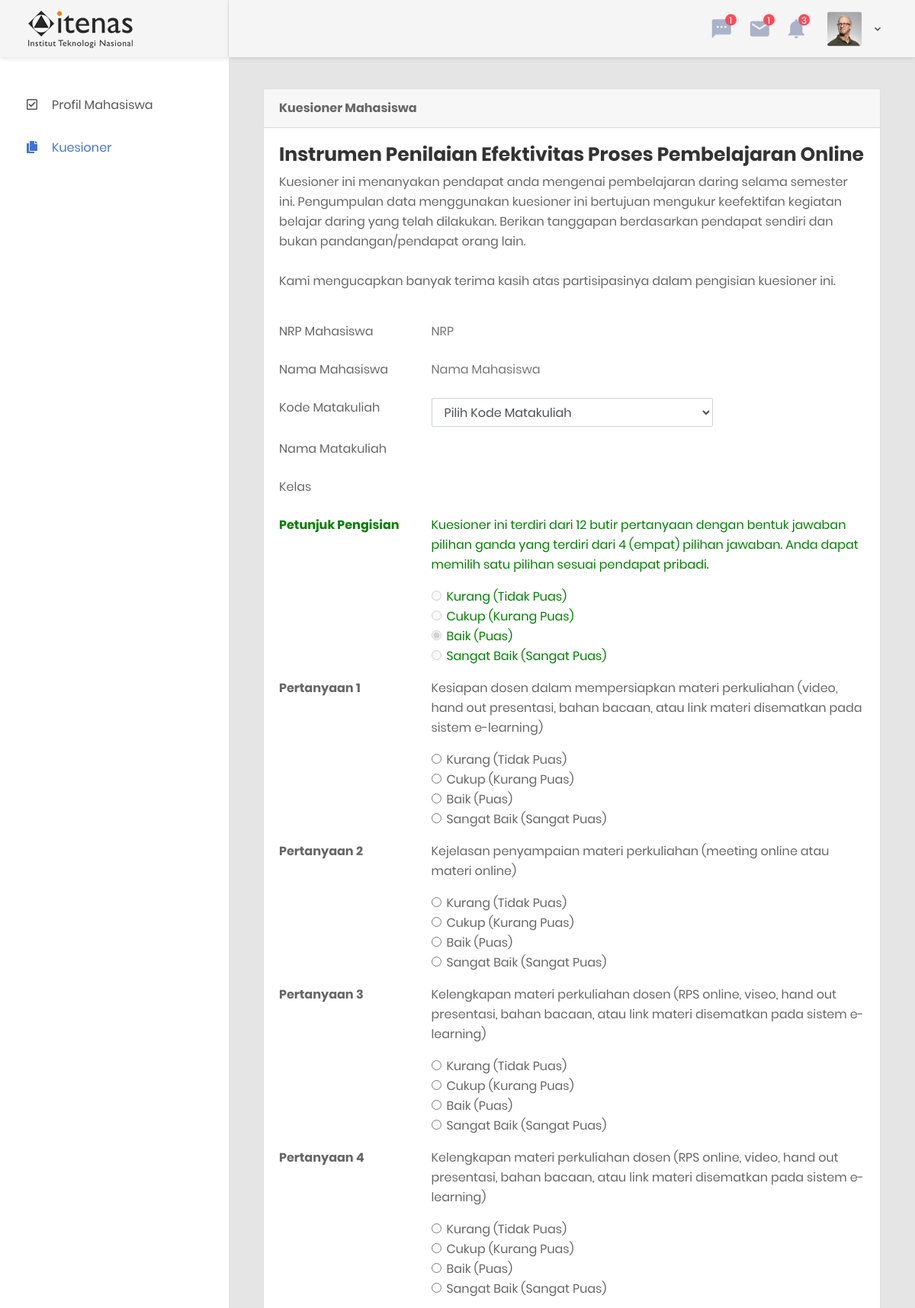
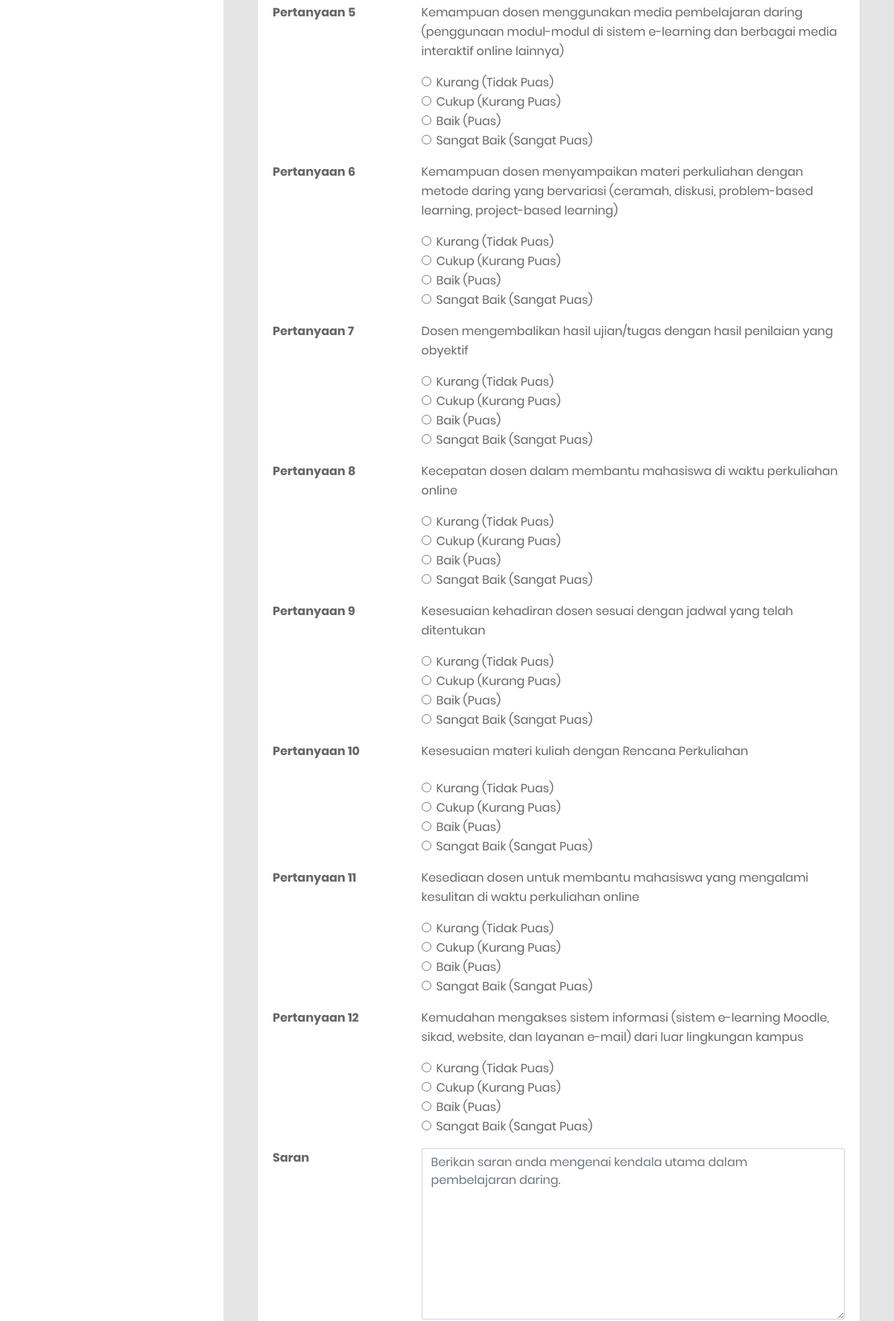
Screenshot of /index.php/user/kuesioner_mhs (upper part) with the database file from the repository (2 pictures, top to bottom).
### tables this page shows
CREATE TABLE `pertanyaan` (
  `id_pertanyaan` int(11) NOT NULL,
  `pertanyaan` varchar(250) DEFAULT NULL,
  `level` varchar(50) DEFAULT NULL
);

### application/controllers/User.php (called while the page is built, shortened)
<?php
class User extends CI_Controller
{
    public function kuesioner_mhs()
    {
        $data['title'] = 'Kuesioner Mahasiswa';
        $this->load->model('Pertanyaan_model');
        $data['user'] = $this->db->get_where('datamhs', ['nrpmhs' => $this->session->userdata('nrp')])->row_array();
        $submit = $this->db->get_where('submit_mhs', ['nrpmhs' => $this->session->userdata('nrp')])->row_array();
        if ($submit != NULL) {
            $data['matkul'] = $this->db->distinct()->select('jadwal.*, matkul.*, dosen.*')->from('datamhs')
                ->join('jadwal', 'jadwal.nrpmhs = datamhs.nrpmhs', 'inner')
                ->join('matkul', 'matkul.kode_mk = jadwal.kode_mk', 'left')
                ->join('dosen', 'dosen.id_dsn = jadwal.id_dsn', 'left')
                ->join('submit_mhs', 'submit_mhs.nrpmhs = datamhs.nrpmhs')
                ->where('datamhs.nrpmhs=' . $this->session->userdata('nrp') . '')
                ->where("dosen.nama_dsn != 'DOSEN BARU/DOSEN BELUM ADA'")
                ->where("jadwal.kode_mk NOT IN (SELECT submit_mhs.kode_mk FROM submit_mhs WHERE submit_mhs.nrpmhs = " . $this->session->userdata('nrp') . ")")
                ->get()->result();
        } else {
            $data['matkul'] = $this->db->distinct()->select('jadwal.*, matkul.*, dosen.*')->from('datamhs')
                ->join('jadwal', 'jadwal.nrpmhs = datamhs.nrpmhs', 'inner')
                ->join('matkul', 'matkul.kode_mk = jadwal.kode_mk', 'left')
                ->join('dosen', 'dosen.id_dsn = jadwal.id_dsn', 'left')
                ->join('submit_mhs', 'submit_mhs.nrpmhs = datamhs.nrpmhs', 'left')
                ->where('datamhs.nrpmhs=' . $this->session->userdata('nrp') . '')
                ->where("dosen.nama_dsn != 'DOSEN BARU/DOSEN BELUM ADA'")
                ->get()->result();
        }
        $data['pertanyaan'] = $this->db->select('*')
            ->from('pertanyaan')->where('level', 'mahasiswa')
            ->get()->result_array();
        $this->form_validation->set_rules('nrpmhs', 'NRP', 'required|trim');
        if ($this->form_validation->run() == false) {
            $this->load->view('user/kuesioner_mhs', $data);
        }
    }
}

### index.php (called while the page is built, shortened)
<?php
require_once BASEPATH.'core/CodeIgniter.php';

### application/views/user/kuesioner_mhs.php (the view, shortened to what this page needs)
<!DOCTYPE html>
<html lang="en">
<head>
  <link href="<?= base_url('assets/'); ?>vendor/theme/css/font-face.css" rel="stylesheet" media="all">
  <link href="<?= base_url('assets/'); ?>vendor/theme/vendor/font-awesome-4.7/css/font-awesome.min.css" rel="stylesheet" media="all">
  <link href="<?= base_url('assets/'); ?>vendor/theme/vendor/font-awesome-5/css/fontawesome-all.min.css" rel="stylesheet" media="all">
  <link href="<?= base_url('assets/'); ?>vendor/theme/vendor/mdi-font/css/material-design-iconic-font.min.css" rel="stylesheet" media="all">
  <link href="<?= base_url('assets/'); ?>vendor/theme/vendor/bootstrap-4.1/bootstrap.min.css" rel="stylesheet" media="all">
  <link href="<?= base_url('assets/'); ?>vendor/theme/vendor/animsition/animsition.min.css" rel="stylesheet" media="all">
  <link href="<?= base_url('assets/'); ?>vendor/theme/vendor/bootstrap-progressbar/bootstrap-progressbar-3.3.4.min.css" rel="stylesheet" media="all">
  <link href="<?= base_url('assets/'); ?>vendor/theme/vendor/wow/animate.css" rel="stylesheet" media="all">
  <link href="<?= base_url('assets/'); ?>vendor/theme/vendor/css-hamburgers/hamburgers.min.css" rel="stylesheet" media="all">
  <link href="<?= base_url('assets/'); ?>vendor/theme/vendor/slick/slick.css" rel="stylesheet" media="all">
  <link href="<?= base_url('assets/'); ?>vendor/theme/vendor/select2/select2.min.css" rel="stylesheet" media="all">
  <link href="<?= base_url('assets/'); ?>vendor/theme/vendor/perfect-scrollbar/perfect-scrollbar.css" rel="stylesheet" media="all">
  <link href="<?= base_url('assets/'); ?>vendor/theme/css/theme.css" rel="stylesheet" media="all">
</head>
<body class="animsition">
  <div class="page-wrapper">
    <aside class="menu-sidebar d-none d-lg-block">
      <div class="logo">
        <a href="#">
          <img src="<?= base_url('assets/'); ?>vendor/theme/images/icon/itenas.png" alt="Cool Admin" />
        </a>
      </div>
      <div class="menu-sidebar__content js-scrollbar1">
        <nav class="navbar-sidebar">
          <ul class="list-unstyled navbar__list">
            <li class="has-sub">
              <a href="<?= base_url('user/editprofil_mhs'); ?>">
                <i class="far fa-check-square"></i>Profil Mahasiswa</a>
            </li>
            <li class="active">
              <a class="js-arrow" href="<?= base_url('user/kuesioner_mhs'); ?>">
                <i class="fas fa-copy"></i>Kuesioner</a>
            </li>
          </ul>
        </nav>
      </div>
    </aside>
    <div class="page-container">
      <header class="header-desktop">
        <div class="section__content section__content--p30">
          <div class="container-fluid">
            <div class="header-wrap">
              <div class="header-button">
                <div class="noti-wrap">
                  <div class="noti__item js-item-menu">
                    <i class="zmdi zmdi-comment-more"></i>
                    <span class="quantity">1</span>
                  </div>
                  <div class="noti__item js-item-menu">
                    <i class="zmdi zmdi-email"></i>
                    <span class="quantity">1</span>
                  </div>
                  <div class="noti__item js-item-menu">
                    <i class="zmdi zmdi-notifications"></i>
                    <span class="quantity">3</span>
                  </div>
                </div>
                <div class="account-wrap">
                  <div class="account-item clearfix js-item-menu">
                    <div class="image">
                      <img src="<?= base_url('assets/'); ?>vendor/theme/images/icon/avatar-01.jpg" alt="John Doe" />
                    </div>
                    <div class="content">
                      <a class="js-acc-btn" href="#"><?= $this->session->userdata('nrp'); ?></a>
                    </div>
                  </div>
                </div>
              </div>
            </div>
          </div>
        </div>
      </header>
      <div class="main-content">
        <div class="section__content section__content--p30">
          <div class="container-fluid">
            <div class="row">
              <div class="col-md-12">
                <div class="card">
                  <div class="card-header">
                    <strong class="card-title">Kuesioner Mahasiswa</strong>
                  </div>
                  <div class="card-body">
                    <div class="typo-headers">
                      <h1 class="pb-2 display-5" style="font-size: 25px;">Instrumen Penilaian Efektivitas Proses Pembelajaran Online</h1>
                    </div>
                    <div class="typo-articles">
                      <p>
                        Kuesioner ini menanyakan pendapat anda mengenai pembelajaran daring selama semester ini. Pengumpulan data menggunakan kuesioner ini bertujuan mengukur keefektifan kegiatan belajar daring yang telah dilakukan. Berikan tanggapan berdasarkan pendapat sendiri dan bukan pandangan/pendapat orang lain.
                      <br>Kami mengucapkan banyak terima kasih atas partisipasinya dalam pengisian kuesioner ini.</br>
                      </p>
                    </div>
                  </div>
                  <div class="card-body card-block">
                    <?= form_open('user/kuesioner_mhs'); ?>
                    <div class="row form-group">
                      <div class="col col-md-3">
                        <label class=" form-control-label">NRP Mahasiswa</label>
                      </div>
                      <div class="col-12 col-md-9">
                        <input type="text" class="form-control-static" readonly placeholder="NRP" name="nrpmhs" value="<?= $this->session->userdata('nrp'); ?>">
                      </div>
                    </div>
                    <div class="row form-group">
                      <div class="col col-md-3">
                        <label for="text-input" class=" form-control-label">Nama Mahasiswa</label>
                      </div>
                      <div class="col-12 col-md-9">
                        <input type="text" class="form-control-static" placeholder="Nama Mahasiswa" name="namamhs" value="<?= $this->session->userdata('nama'); ?>">
                      </div>
                    </div>
                    <div class="row form-group">
                      <div class="col col-md-3">
                        <label for="select" class=" form-control-label">Kode Matakuliah</label>
                      </div>
                      <div class="col-12 col-md-6">
                        <select class="form-control" aria-label=".form-select-sm example" name="kode_mk" id="pilihmatkul">
                          <option>Pilih Kode Matakuliah</option>
                        </select>
                      </div>
                    </div>
                    <div class="row form-group">
                      <div class="col col-md-3">
                        <label for="text-input" class=" form-control-label">Nama Matakuliah</label>
                      </div>
                      <div class="col-12 col-md-9">
                        <input type="text" class="form-control-static" placeholder="" id="namamk" name="namamk" readonly>
                      </div>
                    </div>
                    <div class="row form-group">
                      <div class="col col-md-3">
                        <label for="text-input" class=" form-control-label">Kelas</label>
                      </div>
                      <div class="col-12 col-md-9">
                        <input type="text" class="form-control-static" placeholder="" id="kelas" name="kelas">
                      </div>
                    </div>
                    <div class="row form-group">
                      <div class="col col-md-3">
                        <label class=" form-control-label" style="color:green; font-weight:bold">Petunjuk Pengisian</label>
                      </div>
                      <div class="col-12 col-md-9">
                        <p class="form-control-static" style="color:green">Kuesioner ini terdiri dari 12 butir pertanyaan dengan bentuk jawaban pilihan ganda yang terdiri dari 4 (empat) pilihan jawaban. Anda dapat memilih satu pilihan sesuai pendapat pribadi.</p>
                      </div>
                    </div>
                    <div class="row form-group">
                      <div class="col col-md-3">
                      </div>
                      <div class="col-12 col-md-9">
                        <div class="form-check">
                          <div class="radio">
                            <label for="radio1" class="form-check-label " style="color:green">
                              <input type="radio" id="radio1" name="radios" value="option1" class="form-check-input" disabled>Kurang (Tidak Puas)
                            </label>
                          </div>
                          <div class="radio">
                            <label for="radio2" class="form-check-label " style="color:green">
                              <input type="radio" id="radio2" name="radios" value="option2" class="form-check-input" disabled>Cukup (Kurang Puas)
                            </label>
                          </div>
                          <div class="radio">
                            <label for="radio3" class="form-check-label " style="color:green">
                              <input type="radio" id="radio3" name="radios" value="option3" class="form-check-input" checked disabled>Baik (Puas)
                            </label>
                          </div>
                          <div class="radio">
                            <label for="radio3" class="form-check-label " style="color:green">
                              <input type="radio" id="radio4" name="radios" value="option4" class="form-check-input" disabled>Sangat Baik (Sangat Puas)
                            </label>
                          </div>
                        </div>
                      </div>
                    </div>
                    <?php
                    $no = 1;
                    $no_radio1 = 1;
                    $no_radio2 = 1;
                    $no_radio3 = 1;
                    $no_radio4 = 1;
                    $name = 'jwb';
                    foreach ($pertanyaan as $prt) : ?>
                      <div class="form-group row">
                        <div class="col col-md-3">
                          <label class="form-control-label" style="font-weight:bold">Pertanyaan <?= $no++ ?></label>
                        </div>
                        <div class="col-12 col-md-9">
                          <p class="form-control-static" aria-label="Disabled input example"><?= $prt['pertanyaan']; ?></p>
                        </div>
                      </div>
                      <div class="row form-group">
                        <div class="col col-md-3">
                        </div>
                        <div class="col-12 col-md-9">
                          <div class="form-check">
                            <input class="form-check-input" type="radio" name="<?= $name . $no_radio1++ ?>" id="flexRadioDisabled" value="1">
                            <label class="form-check-label" for="flexRadioDisabled">
                              Kurang (Tidak Puas)
                            </label>
                          </div>
                          <div class="form-check">
                            <input class="form-check-input" type="radio" name="<?= $name . $no_radio2++ ?>" id="flexRadioCheckedDisabled" value="2">
                            <label class="form-check-label" for="flexRadioCheckedDisabled">
                              Cukup (Kurang Puas)
                            </label>
                          </div>
                          <div class="form-check">
                            <input class="form-check-input" type="radio" name="<?= $name . $no_radio3++ ?>" id="flexRadioDisabled" value="3">
                            <label class="form-check-label" for="flexRadioDisabled">
                              Baik (Puas)
                            </label>
                          </div>
                          <div class="form-check">
                            <input class="form-check-input" type="radio" name="<?= $name . $no_radio4++ ?>" id="flexRadioCheckedDisabled" value="4">
                            <label class="form-check-label" for="flexRadioCheckedDisabled">
                              Sangat Baik (Sangat Puas)
                            </label>
                          </div>
                        </div>
                      </div>
                    <?php endforeach; ?>
                    <div class="row form-group">
                      <div class="col col-md-3">
                        <label for="textarea-input" class=" form-control-label" style="font-weight:bold">Saran</label>
                      </div>
                      <div class="col-12 col-md-9">
                        <textarea name="saran" id="textarea-input" rows="9" value="saran" placeholder="Berikan saran anda mengenai kendala utama dalam pembelajaran daring." class="form-control"></textarea>
                      </div>
                    </div>
                  </div>
                </div>
              </div>
            </div>
          </div>
        </div>
      </div>
</body>
</html>

### rows the page displays
pertanyaan: pertanyaan "Kesiapan dosen dalam mempersiapkan materi perkuliahan (video, hand out presentasi, bahan bacaan, atau link materi disematkan pada sistem e-learning)"
pertanyaan: pertanyaan "Kejelasan penyampaian materi perkuliahan (meeting online atau materi online)"
pertanyaan: pertanyaan "Kelengkapan materi perkuliahan dosen (RPS online, viseo, hand out presentasi, bahan bacaan, atau link materi disematkan pada sistem e-learning)"
pertanyaan: pertanyaan "Kelengkapan materi perkuliahan dosen (RPS online, video, hand out presentasi, bahan bacaan, atau link materi disematkan pada sistem e-learning)"
pertanyaan: pertanyaan "Kemampuan dosen menggunakan media pembelajaran daring (penggunaan modul-modul di sistem e-learning dan berbagai media interaktif online lainnya)"
pertanyaan: pertanyaan "Kemampuan dosen menyampaikan materi perkuliahan dengan metode daring yang bervariasi (ceramah, diskusi, problem-based learning, project-based learning)"
pertanyaan: pertanyaan "Dosen mengembalikan hasil ujian/tugas dengan hasil penilaian yang obyektif"
pertanyaan: pertanyaan "Kecepatan dosen dalam membantu mahasiswa di waktu perkuliahan online"
pertanyaan: pertanyaan "Kesesuaian kehadiran dosen sesuai dengan jadwal yang telah ditentukan"
pertanyaan: pertanyaan "Kesesuaian materi kuliah dengan Rencana Perkuliahan"
pertanyaan: pertanyaan "Kesediaan dosen untuk membantu mahasiswa yang mengalami kesulitan di waktu perkuliahan online"
pertanyaan: pertanyaan "Kemudahan mengakses sistem informasi (sistem e-learning Moodle, sikad, website, dan layanan e-mail) dari luar lingkungan kampus"
